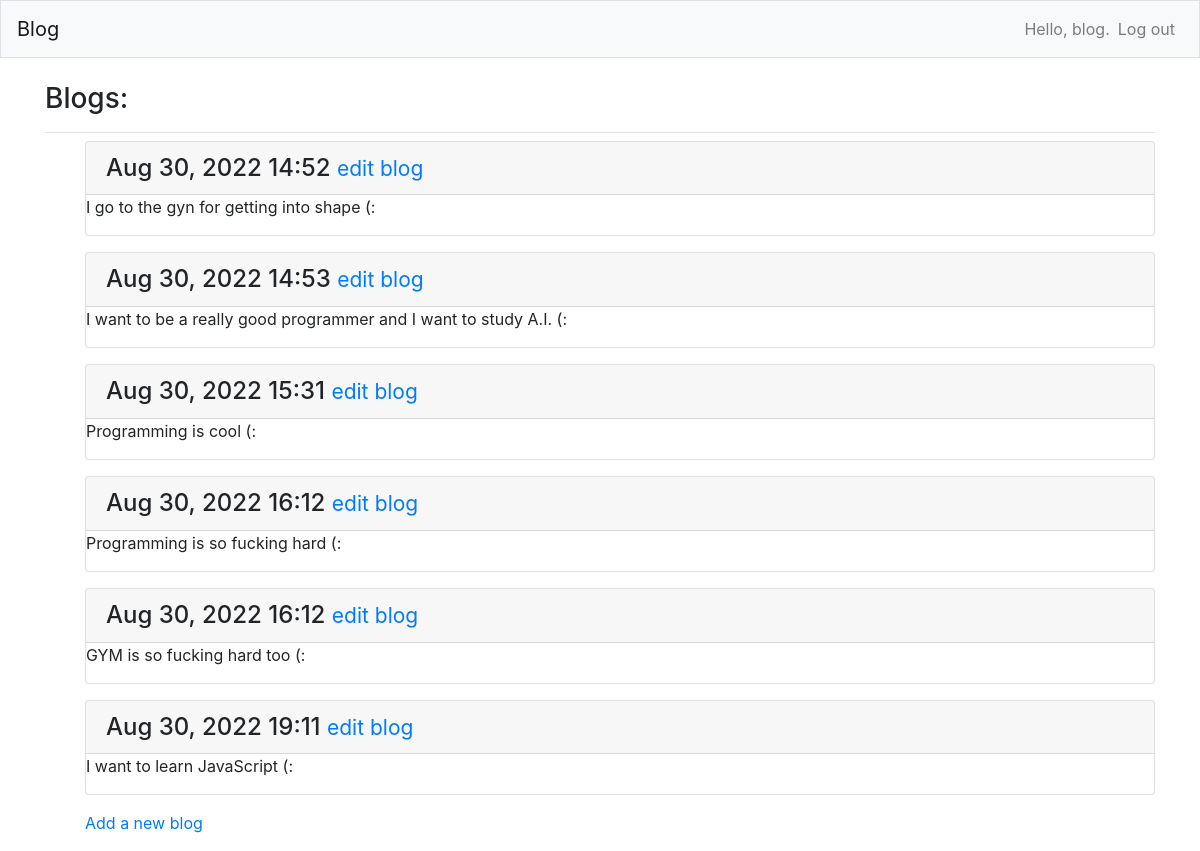
The app's page / (signed in) with its own data.
### blogs/models.py (models this page shows, shortened)
class BlogPost(models.Model):
	title = models.CharField(max_length=200)
	text = models.TextField()
	date_added = models.DateTimeField(auto_now_add=True)
	owner = models.ForeignKey(User, on_delete=models.CASCADE)
	class Meta:
		verbose_name_plural = 'entries'

### blogs/views.py (the view)
# urls.py: path('', include('blogs.urls')),
def blogs(request):
    blogs = BlogPost.objects.filter(owner=request.user.id).order_by('date_added')
    context = {'blogs': blogs}
    return render(request, 'blogs/blogs.html', context)

### blogs/templates/blogs/blogs.html
{% extends 'blogs/base.html' %}
{% block page_header %}
	<h3>Blogs:</h3>
{% endblock page_header %}
{% block content %}
<ul>
	{% for blog in blogs %}
		<div class="card mb-3">
			<h4 class="card-header">
				{{ blog.date_added|date:'M d, Y H:i' }}
				<small><a href="{% url 'blogs:edit_blog' blog.id %}">edit blog</a></small>
			</h4>
			<div>
				{{ blog.text|linebreaks }}
			</div>
		</div>
	{% empty %}
		<p>There are no entries for this topic yet.</p>
	{% endfor %}
<a href="{% url 'blogs:new_blog' %}">Add a new blog</a>
{% endblock content %}

### blogs/templates/blogs/base.html (shortened to what this page needs)
{% load bootstrap4 %}
<!doctype html>
<html lang="en">
<head>
	{% bootstrap_css %}
</head>
<body>
	<nav class="navbar navbar-expand-md navbar-light bg-light mb-4 border">
		<a class="navbar-brand" href="{% url 'blogs:blogs'%}">Blog</a>
		<div class="collapse navbar-collapse" id="navbarCollapse">
			<ul class="navbar-nav ml-auto">
			  {% if user.is_authenticated %}
			 	<li class="nav-item">
			 		<span class="navbar-text">Hello, {{ user.username }}.</span>
				</li>
				<li class="nav-item">
					<a class="nav-link" href="{% url 'users:logout' %}">Log out</a>
				</li>
			  {% else %}
				<li class="nav-item">
					<a class="nav-link" href="{% url 'users:register' %}">Register</a>
				</li>
				<li class="nav-item">
					<a class="nav-link" href="{% url 'users:login' %}">Log in</a></li>
			  {% endif %}
			</ul>
		</div>
	</nav>
	<main role="main" class="container">
		<div class="pb-2 mb-2 border-bottom">
			{% block page_header %}{% endblock page_header %}
		</div>
		<div>
			{% block content %}{% endblock content %}
		</div>
	</main>
</body>
</html>

### records on screen
BlogPost: date_added "Aug 30, 2022 14:52", text "I go to the gyn for getting into shape (:"
BlogPost: date_added "Aug 30, 2022 14:53", text "I want to be a really good programmer and I want to study A.I. (:"
BlogPost: date_added "Aug 30, 2022 15:31", text "Programming is cool (:"
BlogPost: date_added "Aug 30, 2022 16:12", text "Programming is so fucking hard (:"
BlogPost: date_added "Aug 30, 2022 16:12", text "GYM is so fucking hard too (:"
BlogPost: date_added "Aug 30, 2022 19:11", text "I want to learn JavaScript (:"

### other values on screen
{{ user.username }} "blog"
